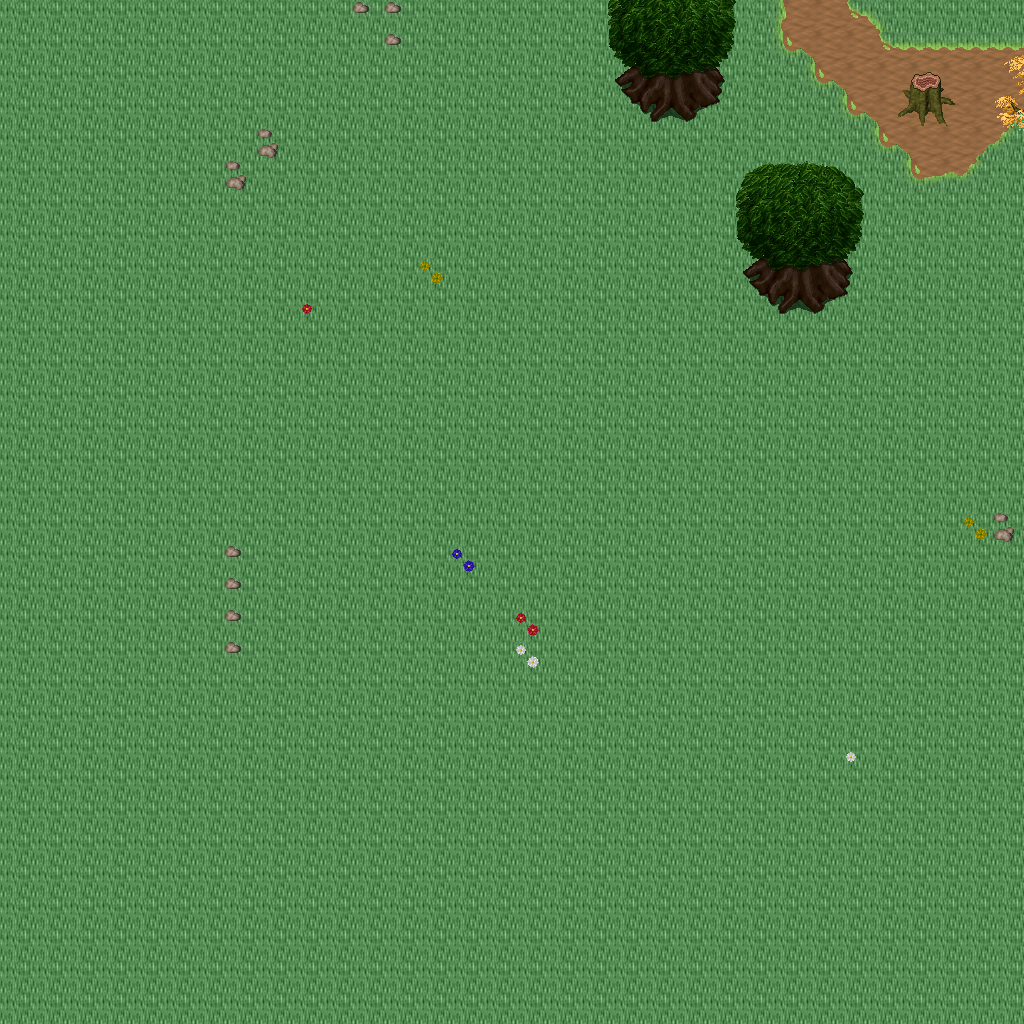

This is a level from a 2D game, rendered from its Tiled map with the project's own tilesets. A one-line summary and the map file follow, with tile-layer data summarised:
An orthogonal 32x32 tile map with 32x32 px tiles, 5 tile layers (Ground, Objects, Objects2, Above, ...), 1 hidden layer not drawn, 20 tilesets.

<map version="1.10" tiledversion="1.11.0" orientation="orthogonal" renderorder="right-down" width="32" height="32" tilewidth="32" tileheight="32" infinite="0" nextlayerid="11" nextobjectid="1">
 <tileset firstgid="1" name="logic_collision" tilewidth="32" tileheight="32" tilecount="1" columns="1">
  <image source="../drawable/logic_collision.png" width="32" height="32" />
 </tileset>
 <tileset firstgid="2" name="ground_ground" tilewidth="32" tileheight="32" tilecount="33" columns="3">
  <image source="../drawable/ground_ground.png" width="96" height="352" />
 </tileset>
 <tileset firstgid="35" name="ground_rock_pebbles" tilewidth="32" tileheight="32" tilecount="3" columns="1">
  <image source="../drawable/ground_rock_pebbles.png" width="32" height="96" />
 </tileset>
 <tileset firstgid="38" name="ground_grass_corners" tilewidth="32" tileheight="32" tilecount="24" columns="6">
  <image source="../drawable/ground_grass_corners.png" width="192" height="128" />
 </tileset>
 <tileset firstgid="62" name="ground_grass_edges" tilewidth="32" tileheight="32" tilecount="36" columns="12">
  <image source="../drawable/ground_grass_edges.png" width="384" height="96" />
 </tileset>
 <tileset firstgid="98" name="ground_grass_2" tilewidth="32" tileheight="32" tilecount="21" columns="3">
  <image source="../drawable/ground_grass_2.png" width="96" height="224" />
 </tileset>
 <tileset firstgid="119" name="plant_leaves" tilewidth="32" tileheight="32" tilecount="8" columns="4">
  <image source="../drawable/plant_leaves.png" width="128" height="64" />
 </tileset>
 <tileset firstgid="127" name="plant_tree_tree_darkgreen" tilewidth="32" tileheight="32" tilecount="88" columns="8">
  <image source="../drawable/plant_tree_tree_darkgreen.png" width="256" height="352" />
 </tileset>
 <tileset firstgid="215" name="plant_tree_fall_trees" tilewidth="32" tileheight="32" tilecount="40" columns="8">
  <image source="../drawable/plant_tree_fall_trees.png" width="256" height="160" />
 </tileset>
 <tileset firstgid="255" name="plant_tree_pine_tree" tilewidth="32" tileheight="32" tilecount="20" columns="4">
  <image source="../drawable/plant_tree_pine_tree.png" width="128" height="160" />
 </tileset>
 <tileset firstgid="275" name="plant_stump_hollow_logs" tilewidth="32" tileheight="32" tilecount="6" columns="3">
  <image source="../drawable/plant_stump_hollow_logs.png" width="96" height="64" />
 </tileset>
 <tileset firstgid="281" name="plant_stump_small_stump" tilewidth="32" tileheight="32" tilecount="4" columns="2">
  <image source="../drawable/plant_stump_small_stump.png" width="64" height="64" />
 </tileset>
 <tileset firstgid="285" name="plant_stump_stump_purple" tilewidth="32" tileheight="32" tilecount="4" columns="2">
  <image source="../drawable/plant_stump_stump_purple.png" width="64" height="64" />
 </tileset>
 <tileset firstgid="289" name="plant_flower_daisy_blue" tilewidth="32" tileheight="32" tilecount="8" columns="2">
  <image source="../drawable/plant_flower_daisy_blue.png" width="64" height="128" />
 </tileset>
 <tileset firstgid="297" name="plant_flower_daisy_red" tilewidth="32" tileheight="32" tilecount="8" columns="2">
  <image source="../drawable/plant_flower_daisy_red.png" width="64" height="128" />
 </tileset>
 <tileset firstgid="305" name="plant_flower_daisy_white" tilewidth="32" tileheight="32" tilecount="8" columns="2">
  <image source="../drawable/plant_flower_daisy_white.png" width="64" height="128" />
 </tileset>
 <tileset firstgid="313" name="plant_flower_daisy_yellow" tilewidth="32" tileheight="32" tilecount="8" columns="2">
  <image source="../drawable/plant_flower_daisy_yellow.png" width="64" height="128" />
 </tileset>
 <tileset firstgid="321" name="logic_creature_animal" tilewidth="32" tileheight="32" tilecount="32" columns="8">
  <image source="../drawable/logic_creature_animal.png" width="256" height="128" />
 </tileset>
 <tileset firstgid="353" name="logic_creature_reptile" tilewidth="32" tileheight="32" tilecount="7" columns="7">
  <image source="../drawable/logic_creature_reptile.png" width="224" height="32" />
 </tileset>
 <tileset firstgid="360" name="logic_creature_fowl" tilewidth="32" tileheight="32" tilecount="6" columns="6">
  <image source="../drawable/logic_creature_fowl.png" width="192" height="32" />
 </tileset>
 <layer id="1" name="Ground" width="32" height="32">
  <data>[1024 cells, 1024 non-empty, 2 distinct tile ids]</data>
 </layer>
 <layer id="2" name="Objects" width="32" height="32">
  <data>[1024 cells, 57 non-empty, 27 distinct tile ids]</data>
 </layer>
 <layer id="3" name="Objects2" width="32" height="32">
  <data>[1024 cells, 0 non-empty, 0 distinct tile ids]</data>
 </layer>
 <layer id="4" name="Above" width="32" height="32">
  <data>[1024 cells, 26 non-empty, 18 distinct tile ids]</data>
 </layer>
 <layer id="5" name="Above2" width="32" height="32">
  <data>[1024 cells, 0 non-empty, 0 distinct tile ids]</data>
 </layer>
 <layer id="6" name="Walkable" width="32" height="32" visible="0">
  <data>[1024 cells, 14 non-empty, 1 distinct tile ids]</data>
 </layer>
 <objectgroup id="7" name="Mapevents" />
 <objectgroup id="8" name="Spawn" />
 <objectgroup id="9" name="Keys" />
 <objectgroup id="10" name="Replace" />
</map>
